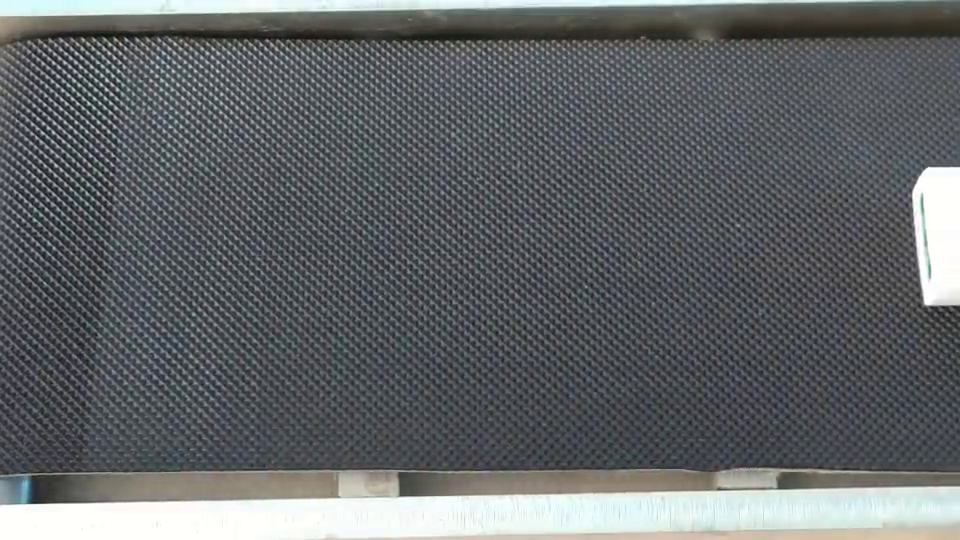
#> input picture frame 93 of conveyor_belt.mp4, 960 x 540 px
$ python ObjectDetection2.py
#> lines starting #> are read from the running program, lines starting #| are printed output that depends on the picture; after the words box and inside, x2 and y2 are one past the last pixel; in counts of white or black regions, pixels touching at a corner belong together
### tracker.py
import numpy as np

class EuclideanDistTracker:
    def __init__(self):
        self.center_points = {}
        self.id_count = 0

    def update(self, objects_rect):
        objects_bbs_ids = []

        for rect in objects_rect:
            x, y, w, h = rect
            cx = (x + x + w) // 2
            cy = (y + y + h) // 2

            same_object_detected = False
            for id, pt in self.center_points.items():
                dist = np.hypot(cx - pt[0], cy - pt[1])

                if dist < 25:
                    self.center_points[id] = (cx, cy)
                    objects_bbs_ids.append([x, y, w, h, id])
                    same_object_detected = True
                    break

            if not same_object_detected:
                self.center_points[self.id_count] = (cx, cy)
                objects_bbs_ids.append([x, y, w, h, self.id_count])
                self.id_count += 1

        new_center_points = {}
        for obj_bb_id in objects_bbs_ids:
            _, _, _, _, object_id = obj_bb_id
            center = self.center_points[object_id]
            new_center_points[object_id] = center

        self.center_points = new_center_points.copy()
        return objects_bbs_ids

### ObjectDetection2.py
import cv2
import numpy as np
from tracker import *

# Create tracker object
tracker = EuclideanDistTracker()

# Open video file
cap = cv2.VideoCapture("conveyor_belt.mp4")

# Initialize a counter for objects
object_counter = 0

while cap.isOpened():
    ret, frame = cap.read()
#> frame is the input picture: shape (540, 960, 3); mean B, G, R 103.5, 101.5, 97.8
    if not ret:
        break

    # Define the region of interest (ROI) for the conveyor belt
    belt = frame[100:360, 280:]
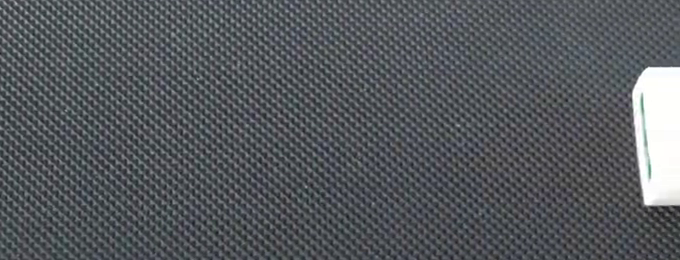
#> belt: shape (260, 680, 3); mean B, G, R 92.5, 88.5, 84.9
    gray_belt = cv2.cvtColor(belt, cv2.COLOR_BGR2GRAY)

    # Apply thresholding
    _, threshold = cv2.threshold(gray_belt, 80, 255, cv2.THRESH_BINARY)
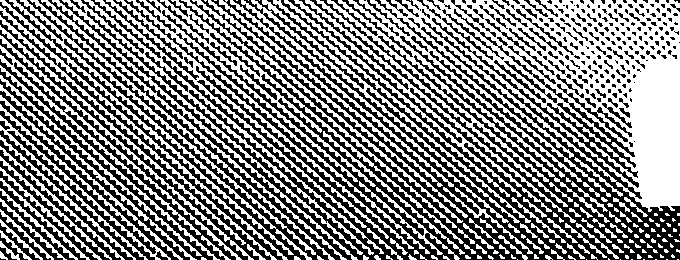
#> threshold: shape (260, 680); 51.5% white; 285 black regions (174 under 20 px)

    # Detect contours of the cement packages
    contours, _ = cv2.findContours(threshold, cv2.RETR_EXTERNAL, cv2.CHAIN_APPROX_SIMPLE)
#> contours = 168 contours, 88 with area under 20; largest, box (x1, y1, x2, y2) and area: (316, 0, 680, 223) 39700, (62, 0, 414, 255) 6040, (127, 0, 464, 254) 4842, (230, 0, 531, 223) 3314, (0, 0, 294, 260) 2864

    detections = []
    for cnt in contours:
        (x, y, w, h) = cv2.boundingRect(cnt)

        # Calculate the area of the contour
        area = cv2.contourArea(cnt)

        # Filter out small contours that may be noise and detect only larger objects
        if area > 15000:  # Adjust this threshold based on your needs
            detections.append([x, y, w, h])
#> this loop made 168 passes
#> (x, y, w, h, area) on passes 34, 42, 44: (0, 251, 8, 9, 23), (551, 249, 14, 11, 23), (612, 244, 12, 9, 25.5)
#> after the loop, detections = [[316, 0, 364, 223]]

    # Update the tracker with the detections
    boxes_ids = tracker.update(detections)
#> the loop in update, `for rect in objects_rect:` made 1 pass
#> (x, y, w, h, cx, cy, self.id_count) on pass 1: (316, 0, 364, 223, 498, 111, 1)
#> after the loop in update, `for rect in objects_rect:`: objects_bbs_ids = [[316, 0, 364, 223, 0]]; self.center_points = {0: (498, 111)}; self.id_count = 1
#> the loop in update, `for obj_bb_id in objects_bbs_ids:` made 1 pass
#> (obj_bb_id, object_id, center) on pass 1: ([316, 0, 364, 223, 0], 0, (498, 111))
#> after the loop in update, `for obj_bb_id in objects_bbs_ids:`: new_center_points = {0: (498, 111)}
#> boxes_ids = [[316, 0, 364, 223, 0]]
    for box_id in boxes_ids:
        x, y, w, h, id = box_id
        cv2.putText(belt, str(id), (x, y - 10), cv2.FONT_HERSHEY_SIMPLEX, 1, (255, 0, 0), 2)
        cv2.rectangle(belt, (x, y), (x + w, y + h), (0, 255, 0), 2)
#> this loop made 1 pass
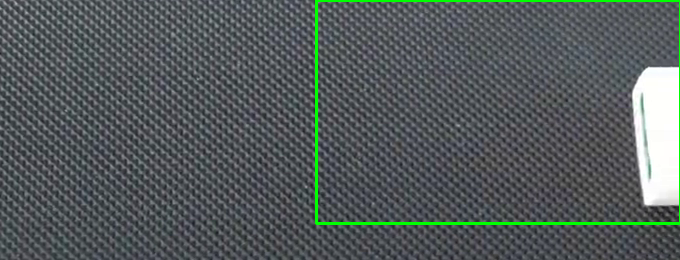
#> belt: shape (260, 680, 3); 1.53% of pixels changed, all inside (x1, y1, x2, y2) = (315, 0, 680, 225)

    # Update the object counter based on the number of tracked objects
    object_counter = len(boxes_ids)
#> object_counter = 1

    # Display the object counter on the frame
    cv2.putText(frame, f'Total Objects: {object_counter}', (10, 50), cv2.FONT_HERSHEY_SIMPLEX, 2, (0, 255, 0), 3)
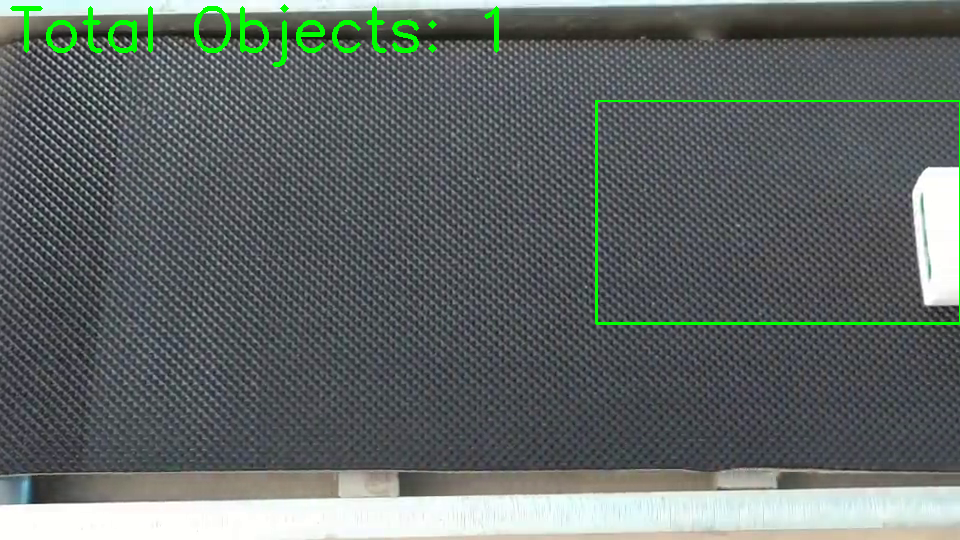
#> frame: shape (540, 960, 3); 1.5% of pixels changed, all inside (x1, y1, x2, y2) = (10, 4, 960, 325)

    # Display the results
    cv2.imshow('Frame', frame)
    cv2.imshow("Belt", belt)
    cv2.imshow("Threshold", threshold)

    key = cv2.waitKey(1)
#> (key Esc is pressed here)
    if key == 27:  # Press 'Esc' to exit
        break

cap.release()
cv2.destroyAllWindows()
